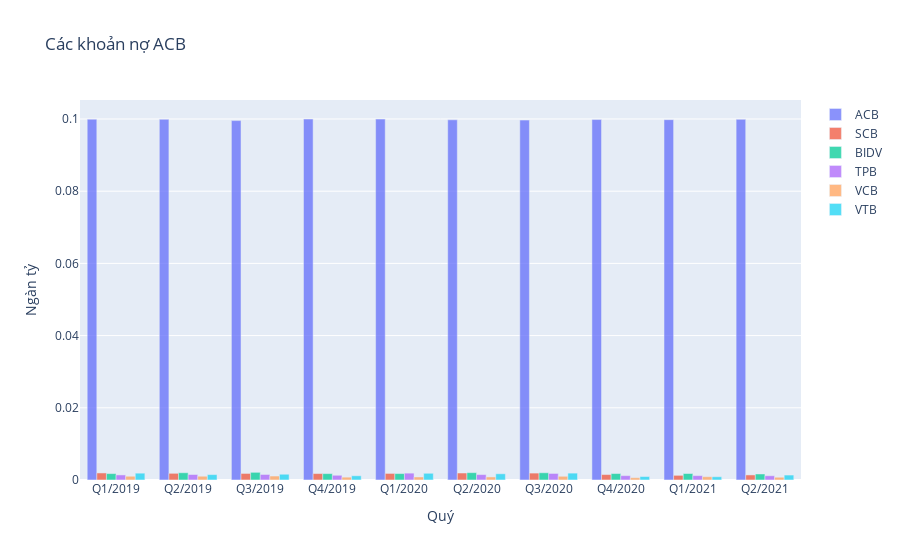

The notebook cell saved with this chart:
### Code cell
chart1 = go.Bar(x= Quarter, y= acb_npl, opacity=0.75, name='ACB')
chart2 = go.Bar(x= Quarter, y= scb_npl, opacity=0.75, name='SCB')
chart3 = go.Bar(x= Quarter, y= bid_npl, opacity=0.75, name='BIDV')
chart4 = go.Bar(x= Quarter, y= tpb_npl, opacity=0.75, name='TPB')
chart5 = go.Bar(x= Quarter, y= vcb_npl, opacity=0.75, name='VCB')
chart6 = go.Bar(x= Quarter, y= vtb_npl, opacity=0.75, name='VTB')
c1 = go.FigureWidget(data=(chart1, chart2, chart3, chart4, chart5, chart6),
                    layout=go.Layout(
                        title=dict(
                            text='Các khoản nợ ACB',
                        ),
                        barmode='group', yaxis_title='Ngàn tỷ', xaxis_title='Quý'
                    ))
c1.show()

### Figure 1 — Plotly figure (JSON) as saved in the notebook; plotly's stock layout.template omitted (floating-point values rounded to 4 significant figures)
{"data": [{"name": "ACB", "opacity": 0.75, "type": "bar", "uid": "f42d66ff-40b1-4d1b-b044-d8762df8e5e6", "x": ["Q1/2019", "Q2/2019", "Q3/2019", "Q4/2019", "Q1/2020", "Q2/2020", "Q3/2020", "Q4/2020", "Q1/2021", "Q2/2021"], "y": [0.09995, 0.09993, 0.09956, 0.1, 0.09998, 0.09977, 0.09969, 0.09984, 0.09981, 0.0999]}, {"name": "SCB", "opacity": 0.75, "type": "bar", "uid": "2d333ccc-6ef7-4dc4-9a77-0c1a2518e841", "x": ["Q1/2019", "Q2/2019", "Q3/2019", "Q4/2019", "Q1/2020", "Q2/2020", "Q3/2020", "Q4/2020", "Q1/2021", "Q2/2021"], "y": [0.00195, 0.00185, 0.001816, 0.001783, 0.001822, 0.001934, 0.001917, 0.001512, 0.001292, 0.001404]}, {"name": "BIDV", "opacity": 0.75, "type": "bar", "uid": "a759522c-2707-46b0-a617-0cfa5a49b828", "x": ["Q1/2019", "Q2/2019", "Q3/2019", "Q4/2019", "Q1/2020", "Q2/2020", "Q3/2020", "Q4/2020", "Q1/2021", "Q2/2021"], "y": [0.001767, 0.002012, 0.002125, 0.001764, 0.001772, 0.002031, 0.002001, 0.001785, 0.001795, 0.001668]}, {"name": "TPB", "opacity": 0.75, "type": "bar", "uid": "8cbe19e3-f7c9-46f8-8d3a-0a2a70be7e73", "x": ["Q1/2019", "Q2/2019", "Q3/2019", "Q4/2019", "Q1/2020", "Q2/2020", "Q3/2020", "Q4/2020", "Q1/2021", "Q2/2021"], "y": [0.001404, 0.001521, 0.001531, 0.001308, 0.001902, 0.001496, 0.001816, 0.001203, 0.001212, 0.001169]}, {"name": "VCB", "opacity": 0.75, "type": "bar", "uid": "acb9ba36-b39e-44ba-ab8a-cd78b72bce04", "x": ["Q1/2019", "Q2/2019", "Q3/2019", "Q4/2019", "Q1/2020", "Q2/2020", "Q3/2020", "Q4/2020", "Q1/2021", "Q2/2021"], "y": [0.00104, 0.001045, 0.001099, 0.0007856, 0.0008367, 0.000844, 0.001028, 0.0006374, 0.0009051, 0.0007646]}, {"name": "VTB", "opacity": 0.75, "type": "bar", "uid": "627c2e0a-d497-4c65-89cd-104d3460c41a", "x": ["Q1/2019", "Q2/2019", "Q3/2019", "Q4/2019", "Q1/2020", "Q2/2020", "Q3/2020", "Q4/2020", "Q1/2021", "Q2/2021"], "y": [0.001888, 0.001491, 0.001594, 0.001172, 0.001858, 0.00172, 0.001904, 0.0009493, 0.0008925, 0.001368]}], "layout": {"barmode": "group", "title": {"text": "Các khoản nợ ACB"}, "xaxis": {"title": {"text": "Quý"}}, "yaxis": {"title": {"text": "Ngàn tỷ"}}}}
